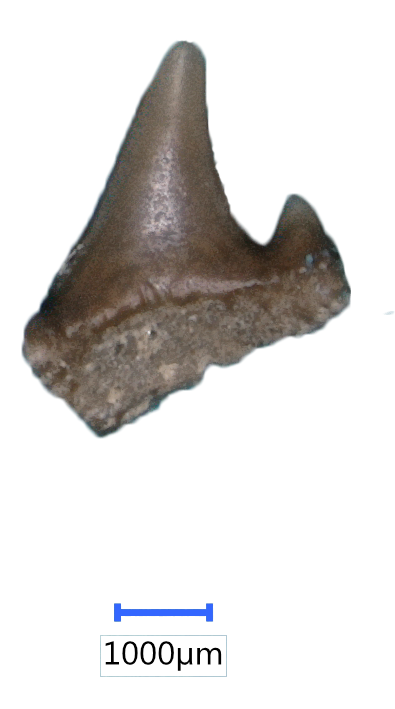
#> input picture ExamplePics/4-15-312-lab.tif, 395 x 709 px; its folder holds 2 pictures in this run
$ python collector.py ExamplePics out.png   (older library calls are emulated)
#> lines starting #> are read from the running program, lines starting #| are printed output that depends on the picture; after the words box and inside, x2 and y2 are one past the last pixel; in counts of white or black regions, pixels touching at a corner belong together
#!/usr/bin/env python3

from __future__ import division, print_function

import os
import cv2
import math
import json
import argparse
import numpy as np


DEBUG = False
VERBOSE = False


class Colors:

    """ Enumeration of colors to use for drawing / debugging purposes
    """
    BLACK = (0, 0, 0)
    BLUE = (255, 0, 0)
    GREEN = (0, 255, 0)
    RED = (0, 0, 255)
    WHITE = (255, 255, 255)


class ToothPic:

    """ Lame pun...
    """

    def __init__(self, src):
        # File pathname
        self.path = src
        # Image
        self.image = cv2.imread(src)
        # Name of the file, ignoring the extension and the full path
        self.name = src.split("/")[-1].split(".")[0]
        # Name of the processed picture (set once the image is saved)
        self.fname = None
        # Debugging images
        self.debug_imgs = {"debug": self.image.copy()}
        # Pixels per millimeter as determined by the scale in the image
        self.scale = self._get_scale()
        # Size of the tooth
        self.measurement = self.measure()
        # Key, crop and resize the image
        self.scaled = self._key_and_resize()

        if DEBUG:
            for name, img in self.debug_imgs.items():
                cv2.imshow(name, img)

            cv2.waitKey(-1)
            cv2.destroyAllWindows()

    def _get_tooth_contour(self):
        """ Get the tooth contour
        """
        hsv_img = cv2.cvtColor(self.image, cv2.COLOR_BGR2HSV)
        hue, sat, val = cv2.split(hsv_img)

        # Threshold (binary inverse) the image to kill anything brighter than a threshold of 225
        ret, thresh = cv2.threshold(val, 225, 255, cv2.THRESH_BINARY_INV)

        img = thresh.copy()

        # Erode + Dilate
        kernel = cv2.getStructuringElement(cv2.MORPH_ELLIPSE, (3, 3))
        img = cv2.erode(img, kernel)
        img = cv2.dilate(img, kernel)

        # Find contours in the image
        _, contours, hierarchy = cv2.findContours(img.copy(), cv2.RETR_EXTERNAL, cv2.CHAIN_APPROX_SIMPLE)

        # The largest contour is the tooth
        tooth_contour = max(contours, key=lambda x: cv2.contourArea(x))

        if DEBUG and VERBOSE and len(contours) > 0:

            self.debug_imgs["tooth"] = np.zeros(img.shape, np.uint8)
            cv2.drawContours(self.debug_imgs["tooth"], [tooth_contour], 0, Colors.WHITE, -1)

        return tooth_contour

    def _get_scale(self):
        """ Return the number of pixels per millimeter
        """
        hsv_img = cv2.cvtColor(self.image, cv2.COLOR_BGR2HSV)
        hue, sat, val = cv2.split(hsv_img)

        # Threshold (binary inverse) the image to kill anything with saturation less than 160
        ret, thresh = cv2.threshold(sat, 160, 255, cv2.THRESH_BINARY)

        img = thresh

        # Erode + Dilate
        kernel = cv2.getStructuringElement(cv2.MORPH_ELLIPSE, (3, 3))
        img = cv2.erode(img, kernel)
        img = cv2.dilate(img, kernel)

        # Find contours in the image
        _, contours, hierarchy = cv2.findContours(img.copy(), cv2.RETR_EXTERNAL, cv2.CHAIN_APPROX_SIMPLE)

        pixels = 104  # Seems to be a good default value

        # Some pictures don't have the scale...
        if len(contours) > 0:
            # The largest contour is the tooth
            scale_contour = max(contours, key=lambda x: cv2.contourArea(x))

            # Get the bounding rectangle of the scale contour
            (x, y, w, h) = cv2.boundingRect(scale_contour)

            # Get whichever measurement (width, height) of the bounding rectangle is larger.  Offset is to
            # better approximate the center of the handles, as opposed to the edge
            pixels = max(w, h) - 6

        if DEBUG:

            if len(contours) > 0:
                # Draw the left and right points onto the debug image, again using the offsets
                left = (int(x) + 3, int(y) + int(h / 2))
                right = (int(x + w) - 3, int(y) + int(h / 2))

                cv2.circle(self.debug_imgs["debug"], left, 4, Colors.BLACK, -1)
                cv2.circle(self.debug_imgs["debug"], right, 4, Colors.BLACK, -1)

                if VERBOSE:
                    self.debug_imgs["scale"] = img
                    # cv2.drawContours(self.debug_imgs["scale"], [scale_contour], 0, Colors.BLACK, -1)

        return pixels

    def _key_and_resize(self, resize_amt=4):
        """ Cut out the non-tooth parts of the image and make them transparent.  Then, crop and scale down the picture.
        """
        tooth_contour = self._get_tooth_contour()

        # Draw a white mask in the shape of the tooth contour
        rows, cols, channels = self.image.shape
        mask = np.zeros((rows, cols, 1), np.uint8)
        cv2.drawContours(mask, [tooth_contour], 0, 255, -1)

        # Erode + Dilate
        kernel = cv2.getStructuringElement(cv2.MORPH_ELLIPSE, (3, 3))
        mask = cv2.erode(mask, kernel)

        # Mask the image to cut out everything not within the bounds of the tooth contour
        tooth_img = cv2.bitwise_and(self.image, self.image, mask=mask)

        # The alpha channel == the mask: everything set to 0 is transparent
        alpha = mask

        # Split up the original image into RGB channels, and then merge them back with alpha
        r, g, b = cv2.split(tooth_img)
        tooth_img = cv2.merge((r, g, b, alpha))

        # Get the bounding rectangle for the tooth contour
        (x, y, w, h) = cv2.boundingRect(tooth_contour)

        # Get 2 opposite corners of the rectangle.  P1 is bottom left, P2 is top right.
        # Use 5 pixel offsets for some extra room at the edges
        point1 = (int(x - 5), int(y - 5))
        point2 = (int(x + w + 5), int(y + h + 5))

        x1, y1 = point1
        x2, y2 = point2

        # roi is the cropped image
        roi = tooth_img.copy()[y1:y2, x1:x2]
        height, width = roi.shape[:2]

        scaled = cv2.resize(roi.copy(), (width // resize_amt, height // resize_amt))

        if DEBUG and VERBOSE:

            self.debug_imgs["crop"] = self.image.copy()
            cv2.rectangle(self.debug_imgs["crop"], point1, point2, Colors.GREEN, 3)

            self.debug_imgs["scaled"] = scaled

        return scaled

    def measure(self):
        """ Measure the tooth using the scale in the picture
        """
        tooth_contour = self._get_tooth_contour()

        def tooth_round(pix_diam, scale, alpha=.2):
            """ If the difference between the actual tooth diameter (in mm) and a smaller tooth measurement is less than
            alpha x 1mm, round down to the smaller measurement.  Otherwise, round upward.
            """
            raw_diam = pix_diam / self.scale

            lower_bound = int(math.floor(raw_diam))
            upper_bound = int(math.ceil(raw_diam))

            if raw_diam - lower_bound < alpha:
                return lower_bound

            return upper_bound

        # Find the minimum enclosing circle
        (x, y), pix_radius = cv2.minEnclosingCircle(tooth_contour)

        # Cast the center and radius to integers
        center = (int(x), int(y))
        pix_radius = int(pix_radius * .97)  # account for an innacuracy in the minEnclosingCircle algorithm
        pix_diam = 2 * pix_radius

        measurement = tooth_round(pix_diam, self.scale)

        if DEBUG:

            # cv2.line(self.image, (center[0] - radius, center[1]), (center[0] + radius, center[1]), (0, 0, 255), 4)

            if VERBOSE:
                # Draw the outline of the tooth contour
                cv2.drawContours(self.debug_imgs["debug"], [tooth_contour], 0, Colors.RED, 3)

                # Draw all measurement circles
                for i in range(0, 15):
                    cv2.circle(self.debug_imgs["debug"], center, int(i / 2 * self.scale), Colors.BLUE, 4)

            # Write the measurement to the center of the image
            cv2.putText(self.debug_imgs["debug"], str(measurement), (center[0], center[1]), cv2.FONT_HERSHEY_SIMPLEX, 1, Colors.GREEN, 3)

            # Draw the minimum enclosing circle
            cv2.circle(self.debug_imgs["debug"], center, pix_radius, Colors.RED, 4)

            # Draw the *actual* circle that it fits into
            cv2.circle(self.debug_imgs["debug"], center, int(measurement / 2 * self.scale), Colors.GREEN, 4)

            # Draw the circle 1 size smaller than the actual size
            cv2.circle(self.debug_imgs["debug"], center, int((measurement - 1) / 2 * self.scale), Colors.BLUE, 4)

        return measurement

    def save(self, path, extension=".png"):
        """ Write the image to a new directory using the original filename
        """
        self.fname = os.path.join(path, self.name + extension)
        cv2.imwrite(self.fname, self.scaled)

    def dump(self):
        """ Return a dictionary representation of the relevant information about the picture
        """
        return {"filename": self.fname.split("/")[-1], "measurement": self.measurement}


def main(src, dest):
    # List of paths to all of the images
    imgs = [os.path.join(src, img) for img in os.listdir(src)]

    # Make the destination directory if it doesn't exist
    if os.path.exists(dest):
        if os.path.isfile(dest):
            print("Destination is not a directory")
            exit()

        if os.listdir(dest):
            print("Destination directory not empty")
            exit()
    else:
        os.mkdir(dest)

    # Create a ToothPic object for each image
    toothpics = [ToothPic(img) for img in imgs]
#> in __init__, self.image is the input picture: shape (709, 395, 3); mean B, G, R 216.1, 217.7, 219.9
#> in _get_scale, `hsv_img = cv2.cvtColor(self.image, cv2.COLOR_BGR2HSV)`: hsv_img: shape (709, 395, 3); mean H, S, V 7.3, 13.6, 220.8
#> in _get_scale, `ret, thresh = cv2.threshold(sat, 160, 255, cv2.THRESH_BINARY)`:
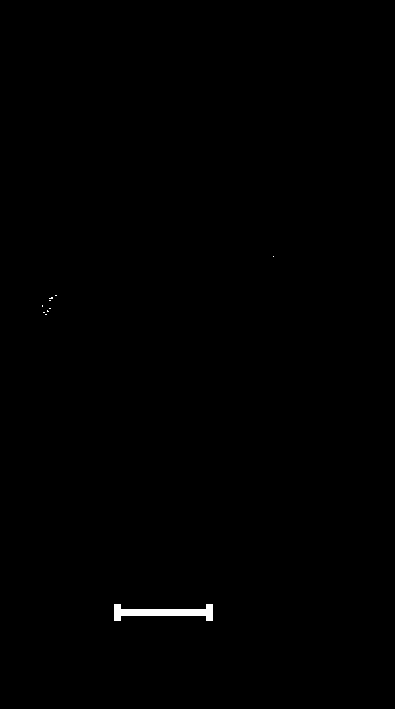
#> thresh: shape (709, 395); 0.31% white; 10 white regions (9 under 20 px), largest, box (x1, y1, x2, y2) and area: (114, 604, 213, 621) 833
#> in _get_scale, `img = cv2.erode(img, kernel)`: img: shape (709, 395); 0.21% white; 1 white region, box (x1, y1, x2, y2) and area: (115, 605, 212, 620) 589
#> in _get_scale, `img = cv2.dilate(img, kernel)`: img: shape (709, 395); 0.29% white; 1 white region
#> in _get_scale, `_, contours, hierarchy = cv2.findContours(img.copy(), cv2.RETR_EXTERNA..`: contours = 1 contour; box (x1, y1, x2, y2) and area: (114, 604, 213, 621) 706
#> in _get_scale, `scale_contour = max(contours, key=lambda x: cv2.contourArea(x))`: scale_contour = contour of 24 points, box (x1, y1, x2, y2) (114, 604, 213, 621), area 706
#> in _get_scale, `(x, y, w, h) = cv2.boundingRect(scale_contour)`: x = 114; y = 604; w = 99; h = 17
#> in _get_scale, `pixels = max(w, h) - 6`: pixels = 93
#> in _get_tooth_contour, `ret, thresh = cv2.threshold(val, 225, 255, cv2.THRESH_BINARY_INV)`: thresh: shape (709, 395); 23.1% white; 13 white regions (5 under 20 px), largest, box (x1, y1, x2, y2) and area: (21, 40, 351, 438) 63241, (100, 635, 227, 677) 334, (197, 647, 222, 665) 217
#> in _get_tooth_contour, `img = cv2.erode(img, kernel)`: img: shape (709, 395); 22.4% white; 8 white regions, largest, box (x1, y1, x2, y2) and area: (22, 41, 350, 437) 62163, (123, 642, 137, 664) 86, (141, 642, 155, 664) 85
#> in _get_tooth_contour, `img = cv2.dilate(img, kernel)`: img: shape (709, 395); 23% white; 7 white regions
#> in _get_tooth_contour, `_, contours, hierarchy = cv2.findContours(img.copy(), cv2.RETR_EXTERNA..`: contours = 7 contours; box (x1, y1, x2, y2) and area: (21, 40, 351, 438) 62704, (140, 641, 156, 665) 289, (158, 641, 174, 665) 288, (122, 641, 138, 665) 288, (197, 647, 222, 665) 150, (177, 648, 193, 671) 121, (105, 641, 119, 665) 80
#> in _get_tooth_contour, `tooth_contour = max(contours, key=lambda x: cv2.contourArea(x))`: tooth_contour = contour of 578 points, box (x1, y1, x2, y2) (21, 40, 351, 438), area 62704
#> in measure, `(x, y), pix_radius = cv2.minEnclosingCircle(tooth_contour)`: x = 155.3; y = 241.7; pix_radius = 203.8
#> in measure, `center = (int(x), int(y))`: center = (155, 241)
#> in measure, `pix_radius = int(pix_radius * .97)`: pix_radius = 197
#> in measure, `pix_diam = 2 * pix_radius`: pix_diam = 394
#> in tooth_round, `raw_diam = pix_diam / self.scale`: raw_diam = 4.24
#> in tooth_round, `lower_bound = int(math.floor(raw_diam))`: lower_bound = 4
#> in tooth_round, `upper_bound = int(math.ceil(raw_diam))`: upper_bound = 5
#> in _key_and_resize, `cv2.drawContours(mask, [tooth_contour], 0, 255, -1)`: mask: shape (709, 395, 1); 22.6% white; 1 white region, box (x1, y1, x2, y2) and area: (21, 40, 351, 438) 63240
#> in _key_and_resize, `mask = cv2.erode(mask, kernel)`: mask: shape (709, 395); 22.2% white; 1 white region, box (x1, y1, x2, y2) and area: (22, 41, 350, 437) 62171
#> in _key_and_resize, `(x, y, w, h) = cv2.boundingRect(tooth_contour)`: x = 21; y = 40; w = 330; h = 398
#> in _key_and_resize, `point1 = (int(x - 5), int(y - 5))`: point1 = (16, 35)
#> in _key_and_resize, `point2 = (int(x + w + 5), int(y + h + 5))`: point2 = (356, 443)
#> in _key_and_resize, `x1, y1 = point1`: x1 = 16; y1 = 35
#> in _key_and_resize, `x2, y2 = point2`: x2 = 356; y2 = 443
#> in _key_and_resize, `scaled = cv2.resize(roi.copy(), (width // resize_amt, height // resize..`:
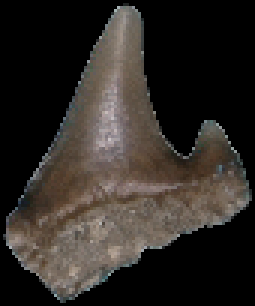
#> scaled: shape (102, 85, 4) (shown 3 times larger); mean B, G, R, A 37.9, 42.1, 47, 114.3
#> call 2 of __init__, with src = 'ExamplePics/4-15-502-lab.tif'
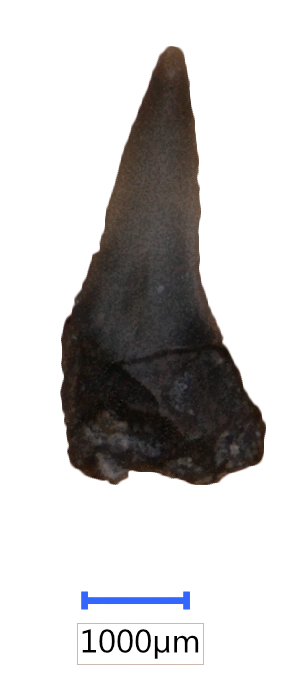
#> input picture ExamplePics/4-15-502-lab.tif, 302 x 700 px
#> in __init__, self.image is the input picture: shape (700, 302, 3); mean B, G, R 202.5, 202.9, 204.5
#> in _get_scale (call 2), `hsv_img = cv2.cvtColor(self.image, cv2.COLOR_BGR2HSV)`: hsv_img: shape (700, 302, 3); mean H, S, V 8.4, 14.6, 205.4
#> in _get_scale (call 2), `ret, thresh = cv2.threshold(sat, 160, 255, cv2.THRESH_BINARY)`: thresh: shape (700, 302); 0.5% white; 80 white regions (78 under 20 px), largest, box (x1, y1, x2, y2) and area: (82, 592, 190, 609) 781, (83, 462, 98, 477) 57
#> in _get_scale (call 2), `img = cv2.erode(img, kernel)`: img: shape (700, 302); 0.25% white; 5 white regions (4 under 20 px), largest, box (x1, y1, x2, y2) and area: (83, 593, 189, 608) 518
#> in _get_scale (call 2), `img = cv2.dilate(img, kernel)`:
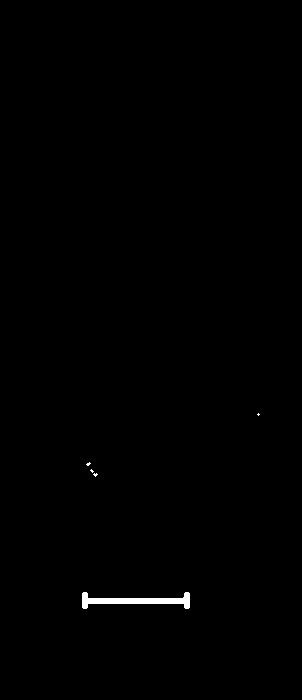
#> img: shape (700, 302); 0.38% white; 5 white regions (4 under 20 px)
#> in _get_scale (call 2), `_, contours, hierarchy = cv2.findContours(img.copy(), cv2.RETR_EXTERNA..`: contours = 5 contours, 4 with area under 20; largest, box (x1, y1, x2, y2) and area: (82, 592, 190, 609) 644
#> in _get_scale (call 2), `scale_contour = max(contours, key=lambda x: cv2.contourArea(x))`: scale_contour = contour of 24 points, box (x1, y1, x2, y2) (82, 592, 190, 609), area 644
#> in _get_scale (call 2), `(x, y, w, h) = cv2.boundingRect(scale_contour)`: x = 82; y = 592; w = 108
#> in _get_scale (call 2), `pixels = max(w, h) - 6`: pixels = 102
#> in _get_tooth_contour (call 3), `ret, thresh = cv2.threshold(val, 225, 255, cv2.THRESH_BINARY_INV)`: thresh: shape (700, 302); 25% white; 21 white regions (12 under 20 px), largest, box (x1, y1, x2, y2) and area: (60, 46, 266, 485) 51369, (77, 623, 204, 665) 334, (174, 635, 199, 653) 217
#> in _get_tooth_contour (call 3), `img = cv2.erode(img, kernel)`: img: shape (700, 302); 24% white; 8 white regions, largest, box (x1, y1, x2, y2) and area: (61, 47, 265, 484) 50326, (100, 630, 114, 652) 86, (118, 630, 132, 652) 85
#> in _get_tooth_contour (call 3), `img = cv2.dilate(img, kernel)`:
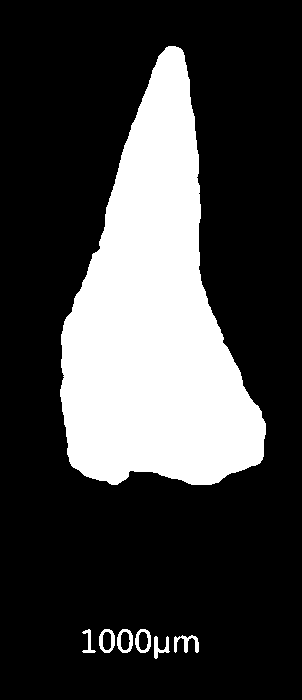
#> img: shape (700, 302); 24.8% white; 7 white regions
#> in _get_tooth_contour (call 3), `_, contours, hierarchy = cv2.findContours(img.copy(), cv2.RETR_EXTERNA..`: contours = 7 contours; box (x1, y1, x2, y2) and area: (60, 46, 266, 485) 50846, (117, 629, 133, 653) 289, (135, 629, 151, 653) 288, (99, 629, 115, 653) 288, (174, 635, 199, 653) 150, (154, 636, 170, 659) 121, (82, 629, 96, 653) 80
#> in _get_tooth_contour (call 3), `tooth_contour = max(contours, key=lambda x: cv2.contourArea(x))`: tooth_contour = contour of 473 points, box (x1, y1, x2, y2) (60, 46, 266, 485), area 50846
#> call 2 of _key_and_resize, with resize_amt = 4
#> in _key_and_resize (call 2), `cv2.drawContours(mask, [tooth_contour], 0, 255, -1)`: mask: shape (700, 302, 1); 24.3% white; 1 white region, box (x1, y1, x2, y2) and area: (60, 46, 266, 485) 51368
#> in _key_and_resize (call 2), `mask = cv2.erode(mask, kernel)`: mask: shape (700, 302); 23.8% white; 1 white region, box (x1, y1, x2, y2) and area: (61, 47, 265, 484) 50326
#> in _key_and_resize (call 2), `r, g, b = cv2.split(tooth_img)`:
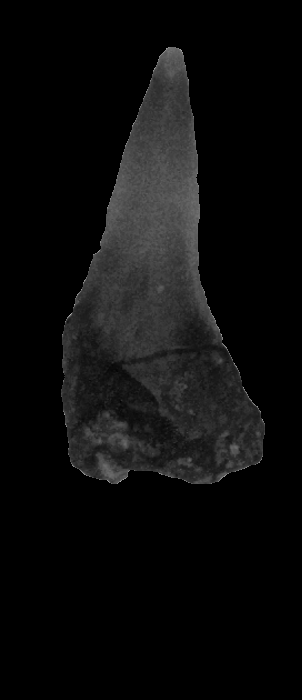
#> b: shape (700, 302); min 0, max 184, mean 12.6
#> in _key_and_resize (call 2), `(x, y, w, h) = cv2.boundingRect(tooth_contour)`: x = 60; y = 46; w = 206; h = 439
#> in _key_and_resize (call 2), `point1 = (int(x - 5), int(y - 5))`: point1 = (55, 41)
#> in _key_and_resize (call 2), `point2 = (int(x + w + 5), int(y + h + 5))`: point2 = (271, 490)
#> in _key_and_resize (call 2), `x1, y1 = point1`: x1 = 55; y1 = 41
#> in _key_and_resize (call 2), `x2, y2 = point2`: x2 = 271; y2 = 490
#> in _key_and_resize (call 2), `roi = tooth_img.copy()[y1:y2, x1:x2]`:
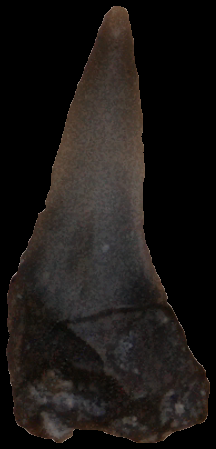
#> roi: shape (449, 216, 4); mean B, G, R, A 21.6, 23.7, 27.4, 132.3

    if not DEBUG:
        # Save cropped and transparency-added images to the new directory
        for pic in toothpics:
            pic.save(dest)

        img_dicts = [pic.dump() for pic in toothpics]
#> img_dicts = 2 items

        json_str = json.dumps(img_dicts, indent=4)

        with open(os.path.join(dest, "data.json"), "w") as f:
            f.write(json_str)

if __name__ == "__main__":
    parser = argparse.ArgumentParser(description='CitizenScience Image Processor')

    parser.add_argument('source')
    parser.add_argument('destination')

    parser.add_argument('--debug', '-d', action='store_true', help='debug flag')
    parser.add_argument('--verbose', '-v', action='store_true', help='verbose debugging flag')

    args = parser.parse_args()

    DEBUG = args.debug
    VERBOSE = args.verbose

    src = os.path.abspath(args.source)
    dest = os.path.abspath(args.destination)

    main(src, dest)
